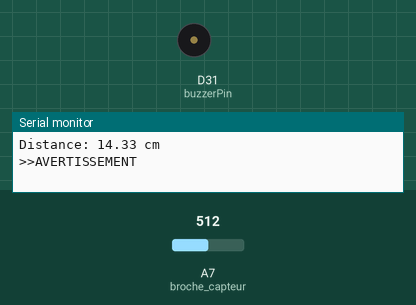
A sketch run on a simulated Arduino Due. On the bench: buzzer (waves = sounding), the last lines printed to the serial monitor. The inputs (shaded band) are chosen by the test bench; at power-on: A7 (broche_capteur) = 512 (analog values on the 0–1023 scale).

Above: at 0.1 s.
At 1.2 s:
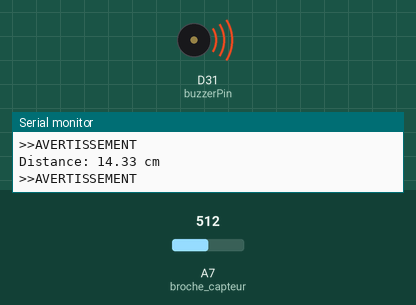
1.3 s: A7 (broche_capteur) set to 605
3.6 s: A7 (broche_capteur) set to 633
5.5 s: A7 (broche_capteur) set to 511
At 6.5 s:
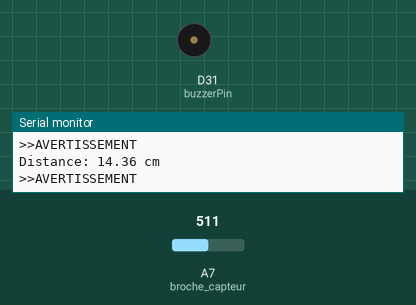
8.5 s: A7 (broche_capteur) set to 716
Timing chart, 0 to 11.1 s (numbered marks = the images above; inputs shaded):
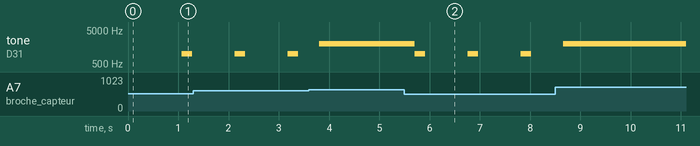

The sketch:

capteur_proximit_.ino
```cpp
const int broche_capteur = A7;          // Broche analogique PD0
const int buzzerPin = 31;          // Broche numérique PF4

const int READINGS = 5;            // Nombre de lectures pour lisser la mesure
const float MARGIN = 1.0;          // Marge pour éviter les basculements trop sensibles

const float CRITICAL_LIMIT = 10.0; // Seuil critique (cm) : trop proche -> alarme
const float WARNING_LIMIT = 30.0;  // Seuil avertissement (cm)

const int tableSize = 8;           // Taille des tableaux de conversion
int sensorTable[tableSize] = {2581, 1965, 1574, 1318, 1104, 963, 889, 813};
float distanceTable[tableSize] = {10,   15,   20,   25,   30,  35,  40,  50};

// Variables pour la gestion du bip d'avertissement
unsigned long previousMillis = 0;
const unsigned long beepDuration = 200;     // Durée d'un bip
const unsigned long beepCycle = 1000;       // Durée totale d'un cycle (bip + pause)
bool isBeeping = false;

float estimateDistance(int sensorValue) {
  for (int i = 0; i < tableSize - 1; i++) {
    if (sensorValue >= sensorTable[i + 1] && sensorValue <= sensorTable[i]) {
      float ratio = (float)(sensorValue - sensorTable[i + 1]) / (sensorTable[i] - sensorTable[i + 1]);
      return distanceTable[i + 1] + ratio * (distanceTable[i] - distanceTable[i + 1]);
    }
  }
  if (sensorValue > sensorTable[0]) return distanceTable[0];
  if (sensorValue < sensorTable[tableSize - 1]) return distanceTable[tableSize - 1];
  return -1; // Valeur invalide
}

void setup() {
  Serial.begin(9600);
  analogReadResolution(12);         // Résolution de 12 bits
  pinMode(buzzerPin, OUTPUT);       // Configure le buzzer en sortie
}

void loop() {
  // Lecture et moyenne du capteur
  int sensorValue = 0;
  for (int i = 0; i < READINGS; i++) {
    sensorValue += analogRead(broche_capteur);
    delay(2); // Pause courte pour stabiliser
  }
  sensorValue /= READINGS;

  float distanceCm = estimateDistance(sensorValue); // Conversion en cm

  // Affichage des données
  Serial.print("Distance: ");
  Serial.print(distanceCm);
  Serial.println(" cm");

  // Temps actuel
  unsigned long currentMillis = millis();

  // === Cas 1 : distance urgence ===
  if (distanceCm > 0 && distanceCm < (CRITICAL_LIMIT + MARGIN)) {
    tone(buzzerPin, 2000);         // Bip continu
    Serial.println(">>URGENCE");
    isBeeping = false;
  }

  // === Cas 2 : distance avertissement ===
  else if (distanceCm >= (CRITICAL_LIMIT + MARGIN) && distanceCm <= (WARNING_LIMIT - MARGIN)) {
    if (currentMillis - previousMillis >= beepCycle) {
      previousMillis = currentMillis;
      tone(buzzerPin, 1000);       // Bip d'avertissement
      isBeeping = true;
    } else if (isBeeping && currentMillis - previousMillis >= beepDuration) {
      noTone(buzzerPin);           // Arrêt du bip
      isBeeping = false;
    }
    Serial.println(">>AVERTISSEMENT");
  }

  // === Cas 3 : bonne distance ===
  else if (distanceCm > (WARNING_LIMIT + MARGIN)) {
    noTone(buzzerPin);             // Pas d'alarme
    isBeeping = false;
    Serial.println(">>OK");
  }

  delay(200);
}
```

Measured:
- after the input at 5.5 s, tone on D31 (buzzerPin): alternates 1000 Hz for 0.21 s and silent for 0.84 s, starting after 0.20 s
- by itself, tone on D31 (buzzerPin): alternates 1000 Hz for 0.21 s and silent for 0.84 s
